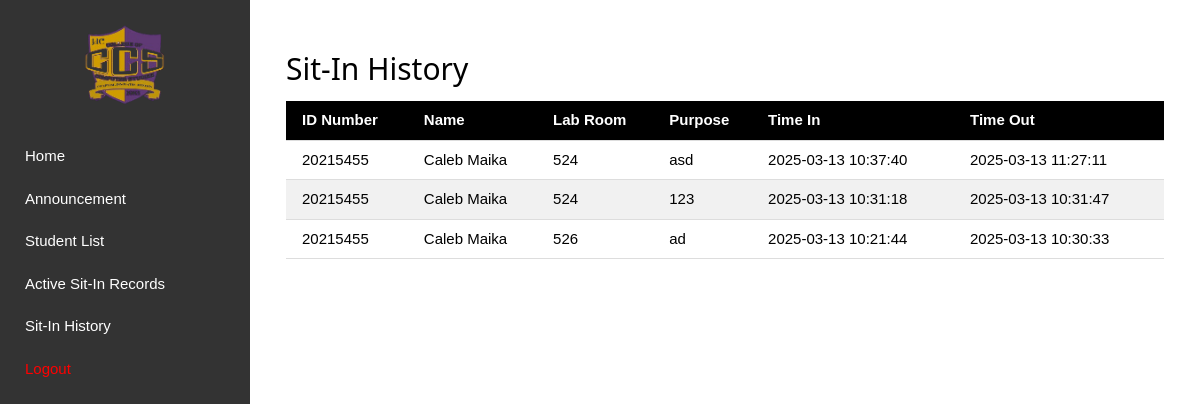
Before: /admin/sit_in_history (signed in) with the older database file.
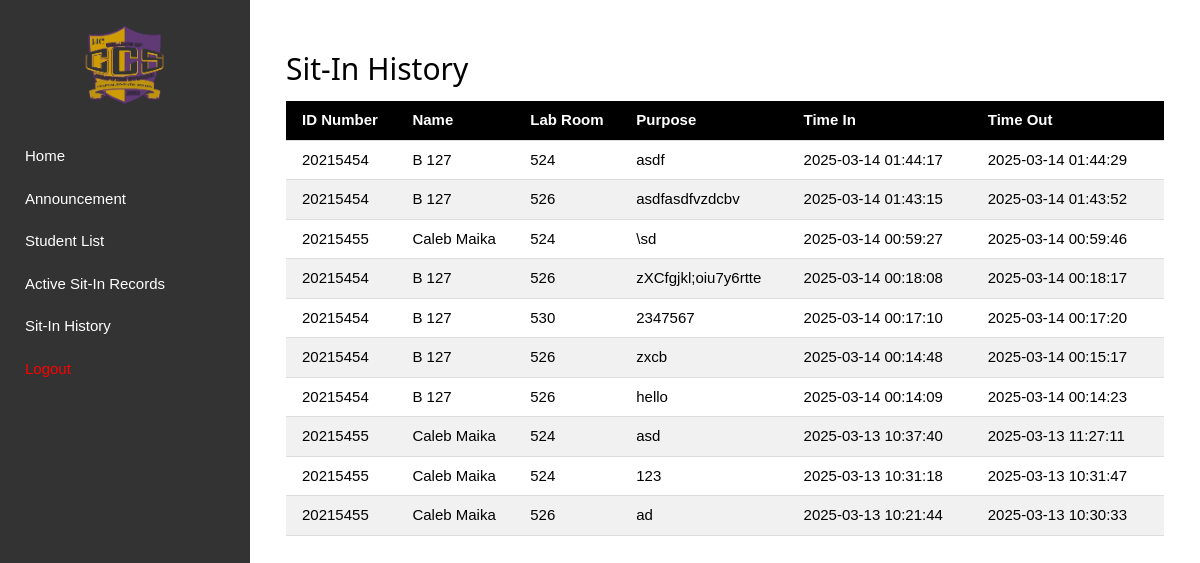
After: the same page with the newer database file.
### tables this page shows
CREATE TABLE sit_in_records(
id integer primary key autoincrement,
student_idno integer,
lab_room text,
purpose text,
sit_in_time timestamp default current_timestamp, time_out timestamp,
foreign key (student_idno) references registration(idno));

CREATE TABLE registration(
IDNO int primary key,
Lastname text,
Firstname text,
Midname text,
Course varchar(8),
Year_level varchar(1),
email text,
username text unique,
password text, address text, sessions INTEGER DEFAULT 30, profile_pic TEXT);

### main.py (the view)
@app.route('/admin/sit_in_history')
def admin_sit_in_history():
    if 'admin_username' not in session:
        flash("You must log in as an admin to access this page.", "error")
        return redirect(url_for('admin_login'))
    conn = get_db()
    cursor = conn.cursor()
    cursor.execute("""
        SELECT sit_in_records.*, registration.Firstname, registration.Midname, registration.Lastname
        FROM sit_in_records
        JOIN registration ON sit_in_records.student_idno = registration.IDNO
        ORDER BY sit_in_records.sit_in_time DESC
    """)
    sit_in_records = cursor.fetchall()
    close_db(conn)
    return render_template('admin_sit_in_history.html', sit_in_records=sit_in_records)

### main.py (called while the page is built)
def get_db():
    conn = sqlite3.connect(DATABASE)
    conn.row_factory = sqlite3.Row
    return conn

@app.after_request
def after_request(response):
    response.headers['Cache-Control'] = 'no-cache, no-store, must-revalidate'
    return response

### templates/admin_sit_in_history.html
{% extends 'admin_base.html' %}
{% block content %}
<div class="w3-container w3-margin-top">
    <h2>Sit-In History</h2>
    <table class="w3-table w3-bordered w3-striped">
        <thead>
            <tr class="w3-black">
                <th>ID Number</th>
                <th>Name</th>
                <th>Lab Room</th>
                <th>Purpose</th>
                <th>Time In</th>
                <th>Time Out</th>
            </tr>
        </thead>
        <tbody>
            {% for record in sit_in_records %}
            <tr>
                <td>{{ record.student_idno }}</td>
                <td>{{ record.Firstname }} {{ record.Midname }} {{ record.Lastname }}</td>
                <td>{{ record.lab_room }}</td>
                <td>{{ record.purpose }}</td>
                <td>{{ record.sit_in_time }}</td>
                <td>{{ record.time_out if record.time_out else 'Active' }}</td>
            </tr>
            {% endfor %}
        </tbody>
    </table>
</div>
{% endblock %}

### templates/admin_base.html (shortened to what this page needs)
<!DOCTYPE html>
<html lang="en">
<head>
    <link rel="stylesheet" href="{{ url_for('static', filename='css/style.css') }}">
</head>
<body>
    <div class="sidebar" id="sidebar">
        <div class="w3-center">
            <img src="{{ url_for('static', filename='img/ccslogo.png') }}" alt="Logo"
                style="max-width: 100px; margin-bottom: 20px;">
        </div>
        <a href="{{ url_for('admin_dashboard') }}">Home</a>
        <a href="{{ url_for('admin_announcement') }}">Announcement</a>
        <a href="{{ url_for('admin_studentlist') }}">Student List</a>
        <a href="{{ url_for('current_sit_in_records') }}" >Active Sit-In Records</a>
        <a href="{{ url_for('admin_sit_in_history') }}">Sit-In History</a>
        <a href="{{ url_for('admin_login') }}" style="color: red;">Logout</a>
    </div>
    <div class="content">
        {% block content %}
        {% endblock %}
    </div>
</body>
</html>

### static/css/style.css (style rules this page uses)
html { box-sizing: border-box; }
*, *:before, *:after { box-sizing: inherit; }
html { -ms-text-size-adjust: 100%; -webkit-text-size-adjust: 100%; }
body { margin: 0; }
a { background-color: transparent; }
img { border-style: none; }
html, body { font-family: Verdana, sans-serif; font-size: 15px; line-height: 1.5; }
html { overflow-x: hidden; }
h2 { font-size: 30px; }
h1, h2, h3, h4, h5, h6 { font-family: "Segoe UI", Arial, sans-serif; font-weight: 400; margin: 10px 0; }
img { vertical-align: middle; }
a { color: inherit; }
.w3-table, .w3-table-all { border-collapse: collapse; border-spacing: 0; width: 100%; display: table; }
.w3-bordered tr, .w3-table-all tr { border-bottom: 1px solid #ddd; }
.w3-striped tbody tr:nth-child(even) { background-color: #f1f1f1; }
.w3-table td, .w3-table th, .w3-table-all td, .w3-table-all th { padding: 8px 8px; display: table-cell; text-align: left; vertical-align: top; }
.w3-table th:first-child, .w3-table td:first-child, .w3-table-all th:first-child, .w3-table-all td:first-child { padding-left: 16px; }
.w3-container:after, .w3-container:before, .w3-panel:after, .w3-panel:before, .w3-row:after, .w3-row:before, .w3-row-padding:after, .w3-row-padding:before, .w3-cell-row:before, .w3-cell-row:after, .w3-clear:after, .w3-clear:before, .w3-bar:before, .w3-bar:after { content: ""; display: table; clear: both; }
.w3-container, .w3-panel { padding: 0.01em 16px; }
.w3-center { text-align: center !important; }
.w3-margin-top { margin-top: 16px !important; }
.w3-black, .w3-hover-black:hover { color: #fff !important; background-color: #000 !important; }

### templates/admin_base.html (style rules this page uses)
body { display: flex; margin: 0; font-family: Arial, sans-serif; }
.sidebar { width: 250px; height: 100vh; background-color: #333; color: white; position: fixed; left: 0; top: 0; padding: 15px; transition: 0.3s; }
.sidebar a { display: block; color: white; padding: 10px; text-decoration: none; transition: 0.3s; }
.content { margin-left: 250px; padding: 20px; width: 100%; transition: 0.3s; }

Changed rows visible on the page:
added sit_in_records: student_idno "20215454", Firstname "B", Lastname "127", lab_room "524", purpose "asdf", sit_in_time "2025-03-14 01:44:17", time_out "2025-03-14 01:44:29"
added sit_in_records: student_idno "20215454", Firstname "B", Lastname "127", lab_room "526", purpose "asdfasdfvzdcbv", sit_in_time "2025-03-14 01:43:15", time_out "2025-03-14 01:43:52"
added sit_in_records: student_idno "20215455", Firstname "Caleb", Lastname "Maika", lab_room "524", purpose "\\sd", sit_in_time "2025-03-14 00:59:27", time_out "2025-03-14 00:59:46"
added sit_in_records: student_idno "20215454", Firstname "B", Lastname "127", lab_room "526", purpose "zXCfgjkl;oiu7y6rtte", sit_in_time "2025-03-14 00:18:08", time_out "2025-03-14 00:18:17"
added sit_in_records: student_idno "20215454", Firstname "B", Lastname "127", lab_room "530", purpose "2347567", sit_in_time "2025-03-14 00:17:10", time_out "2025-03-14 00:17:20"
added sit_in_records: student_idno "20215454", Firstname "B", Lastname "127", lab_room "526", purpose "zxcb", sit_in_time "2025-03-14 00:14:48", time_out "2025-03-14 00:15:17"
added sit_in_records: student_idno "20215454", Firstname "B", Lastname "127", lab_room "526", purpose "hello", sit_in_time "2025-03-14 00:14:09", time_out "2025-03-14 00:14:23"
